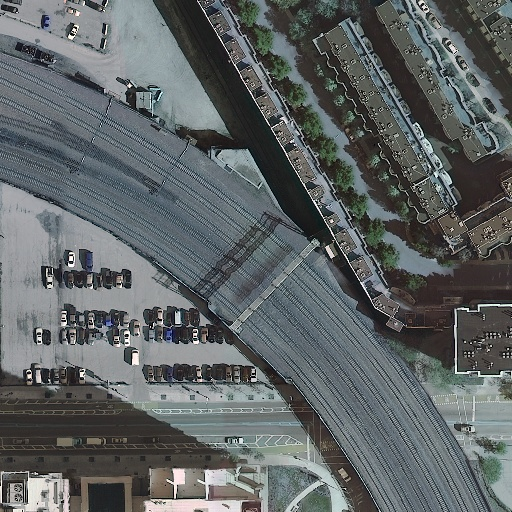
#> input picture apps/Data/LandUseAlgorithm/fromUser/testData/00CANH3NII.jpg, 512 x 512 px, given as the content of the folder static/tempImage/landChangeImage/ypc/1664715960.5896826/PCA/, which was not available
$ python utils.py
#> lines starting #> are read from the running program, lines starting #| are printed output that depends on the picture; after the words box and inside, x2 and y2 are one past the last pixel; in counts of white or black regions, pixels touching at a corner belong together; pictures that were not available may be replaced by others from this repository, and a replacement may not be noted
import  math
import os
import numpy as np
import matplotlib.pyplot as plt
#

def mercatorTolonlat(mercator):
    j = 0
    for i in mercator[0]:
        # print(i)
        x = float(i[0])
        y = float(i[1])
        x = x / 20037508.34 * 180
        y = y / 20037508.34 * 180
        y = 180 / math.pi * (2 * math.atan(math.exp(y * math.pi / 180)) - math.pi / 2)
        mercator[0][j][0]=x
        mercator[0][j][1]=y
        j=j+1
    return mercator


import cv2
import traceback

def resize(imagePatchesPath:str):
    imagePatchesName = os.listdir(imagePatchesPath)
    print(imagePatchesName)
    patchPath=imagePatchesPath + '/' + imagePatchesName[0]
    patch = cv2.imread(patchPath)
#> patch is the input picture: shape (512, 512, 3); mean B, G, R 101, 100.1, 95
    h, w = patch.shape[:2]
#> h = 512; w = 512
    for imagePatchName in imagePatchesName:
        patchPath = imagePatchesPath + '/' + imagePatchName
        patch = cv2.imread(patchPath)
        img_resize=cv2.resize(patch,(h,w),interpolation=cv2.INTER_CUBIC)
        cv2.imwrite(patchPath,img_resize)


def mergeImage(imagePatchesPath:str,outImageName:str,bandsNums:int=3):
    try:
        resize(imagePatchesPath)
        imagePatchesName=os.listdir(imagePatchesPath)
        print(imagePatchesName)
        lastW_index, lastH_index = imagePatchesName[-1][:-4].split('_')[-2:]
        # print('hight',lastH_index)
        # print('weidht',lastW_index)
        lastH_index = int(lastH_index)
        lastW_index = int(lastW_index)
        if bandsNums==3:
            flag=1
            h, w, d = cv2.imread(imagePatchesPath + '/' + imagePatchesName[0],flag).shape
            allImageArray = np.zeros(((lastH_index + 1) * h, (lastW_index + 1) * w, d))
        elif bandsNums == 4:
            flag = -1
            h, w= cv2.imread(imagePatchesPath + '/' + imagePatchesName[0], flag).shape
            allImageArray = np.zeros(((lastH_index + 1) * h, (lastW_index + 1) * w))
        elif bandsNums==1:
            flag=0
            h, w= (cv2.imread(imagePatchesPath + '/' + imagePatchesName[0],flag)).shape
            allImageArray = np.zeros(((lastH_index + 1) * h, (lastW_index + 1) * w))
        for imagePatchName in imagePatchesName:
            patchPath=imagePatchesPath+'/'+imagePatchName

            patch=cv2.imread(patchPath,flag)
            startW_index,startH_index=patchPath[:-4].split('_')[-2:]
            startH_index = int(startH_index)
            startW_index = int(startW_index)
            allImageArray[startH_index*h:(startH_index+1)*h,startW_index*w:(startW_index+1)*w]=patch
        # import matplotlib as m
        # fig, ax = plt.subplots()
        cv2.imwrite(imagePatchesPath+'/'+outImageName,allImageArray)
        # [5 lines of commented-out code are left out]
        return True
    except Exception as e:
        print('合并错误')
        print(e.args)
        print(traceback.print_exc())
        return False
import matplotlib as m
if __name__=='__main__':
    # mergeImage('D:\\slw\\s-law-server\\Satellite-law-enforcement-Server\\static\\tempImage\\landUseImage\\ypc\\1664703799.6769438',"g11sg.png",1)
    # mergeImage('D:/slw/s-law-server/Satellite-law-enforcement-Server/static/tempImage/landChangeImage/ypc/CVA','fsfsfs.png',1)
    # resize('D:\\slw\\s-law-server\\Satellite-law-enforcement-Server\\static\\tempImage\\landUseImage\\ypc\\1664703799.6769438')
    tifDir='D:\\slw\\s-law-server\\Satellite-law-enforcement-Server\\static\\tempImage\\landChangeImage\\ypc\\1664715960.5896826\\PCA\\'
    name='dd.png'
    mergeImage(tifDir, name, 1)
    outtif_LUCC_path = tifDir + name
    a = cv2.imread(outtif_LUCC_path, 0)
#> a: shape (512, 512); min 0, max 255, mean 98.6

    tifname = 'result.png'

    outtif_LUCC = r'D:\slw\s-law-server\Satellite-law-enforcement-Server\static\tempImage\landChangeImage\ypc\1664715960.5896826\PCA'+'\\'+tifname
    colors = ['white','black']
    cmap = m.colors.ListedColormap(colors)

    plt.imsave(arr=a, fname=outtif_LUCC, cmap=cmap)
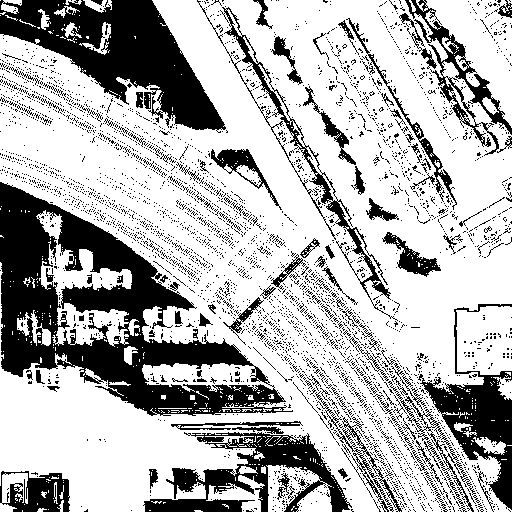
#> saved as result.png: shape (512, 512, 3); 70% white; 3951 black regions (3819 under 20 px), largest, box (x1, y1, x2, y2) and area: (0, 182, 293, 416) 24469, (0, 0, 226, 133) 13137, (143, 432, 352, 512) 6386
    fig, ax = plt.subplots()
    im = plt.imshow(a,cmap=cmap,aspect=1,interpolation="none")
    fig.colorbar(im, ticks=range(2), orientation="horizontal")
    plt.show()
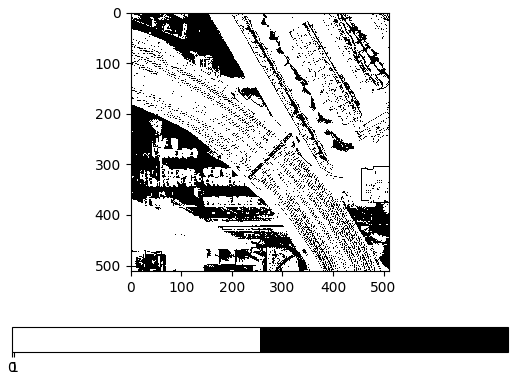
#> figure drawn by matplotlib, 2 panels

$ run again, on apps/Data/LandUseAlgorithm/fromUser/testData/00CFV4X5OL.jpg
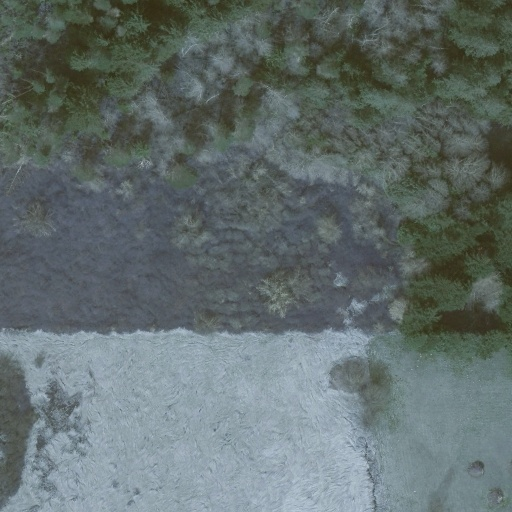
#> input picture apps/Data/LandUseAlgorithm/fromUser/testData/00CFV4X5OL.jpg, 512 x 512 px, given as the content of the folder static/tempImage/landChangeImage/ypc/1664715960.5896826/PCA/, which was not available
#> in resize, patch is the input picture: shape (512, 512, 3); mean B, G, R 109, 109.9, 98.5
#> `plt.imsave(arr=a, fname=outtif_LUCC, cmap=cmap)`:
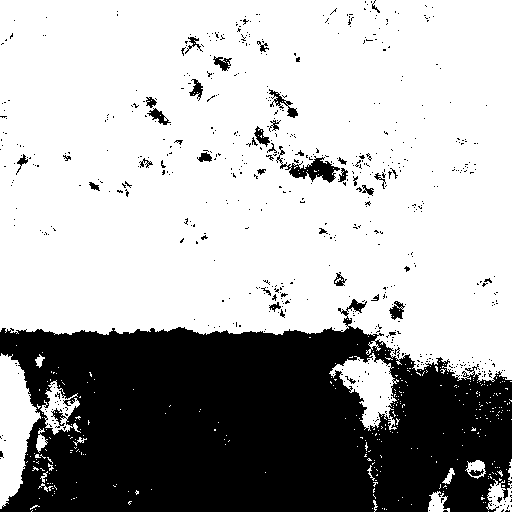
#> saved as result.png: shape (512, 512, 3); 68.5% white; 631 black regions (591 under 20 px), largest, box (x1, y1, x2, y2) and area: (0, 299, 512, 512) 77986, (276, 146, 340, 183) 735, (269, 89, 298, 118) 228
#> `plt.show()`:
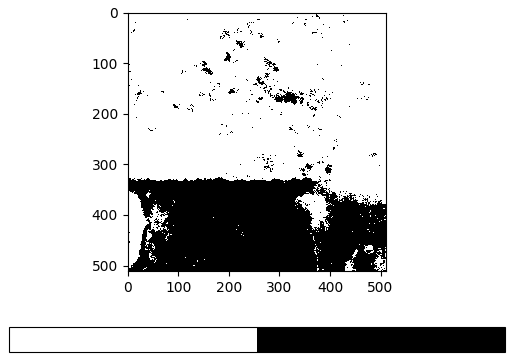
#> figure drawn by matplotlib, 2 panels
